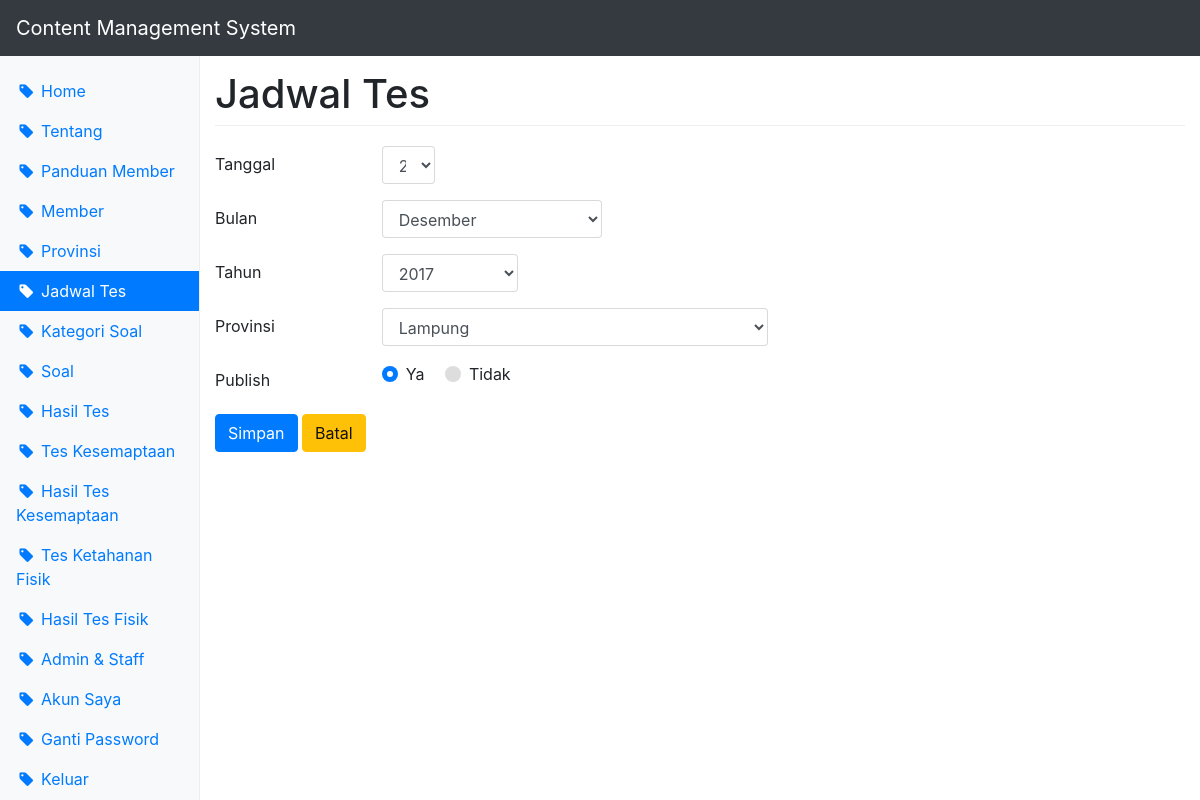
/cms/?page=jadwal&act=edit&id_jadwal=10 (signed in), run on an earlier commit of the app's database.
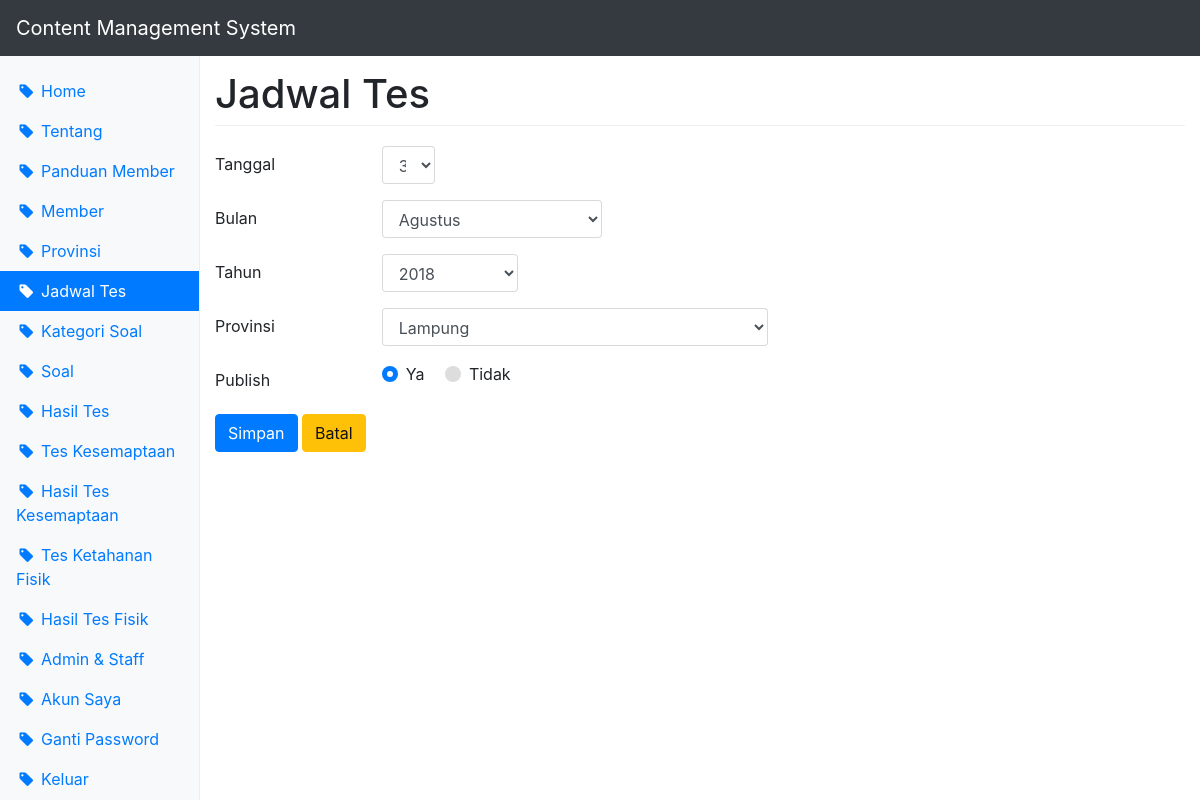
And on a later commit of the database.
### tables this page shows
CREATE TABLE `jadwal` (
  `id_jadwal` int(11) NOT NULL,
  `tgl` varchar(2) NOT NULL,
  `bln` varchar(20) NOT NULL,
  `thn` varchar(4) NOT NULL,
  `provinsi` varchar(100) NOT NULL,
  `publish` enum('Ya','Tidak') NOT NULL
);

CREATE TABLE `provinsi` (
  `id_provinsi` int(11) NOT NULL,
  `nama_provinsi` varchar(100) NOT NULL
);

### cms/jadwal_edit.php (called while the page is built, shortened)
<?php
include 'jadwal_form.php';
?>

### cms/jadwal_form.php (the view, shortened to what this page needs)
<?php if($act=='edit'){ $jadwal = $db->query("select * from jadwal where id_jadwal='{$_GET['id_jadwal']}' limit 1")->fetch_assoc(); } ?>
<form method="post" action="">
  <div class="form-group row">
    <label class="col-md-2 col-form-label">Tanggal</label>
    <div class="col-md-1">
      <select type="text" class="form-control" name="tgl" required>
				<?php
					for($tg = 1; $tg <= 31; $tg++){
						echo '<option value="'.$tg.'"';
						if($tg == $jadwal['tgl']){ echo ' selected'; }
						echo '>'.$tg.'</option>';
					}
				?>
			</select>
    </div>
  </div>
  <div class="form-group row">
    <label class="col-md-2 col-form-label">Bulan</label>
    <div class="col-md-3">
      <select type="text" class="form-control" name="bln" required>
				<?php
					$blAr = array('Januari', 'Februari', 'Maret', 'April', 'Mei', 'Juni', 'Juli', 'Agustus', 'September', 'Oktober', 'November', 'Desember');
					foreach($blAr as $bl){
						echo '<option value="'.$bl.'"';
						if($bl == $jadwal['bln']){ echo ' selected'; }
						echo '>'.$bl.'</option>';
					}
				?>
			</select>
    </div>
  </div>
  <div class="form-group row">
    <label class="col-md-2 col-form-label">Tahun</label>
    <div class="col-md-2">
       <select type="text" class="form-control" name="thn" required>
				<?php
					for($th = 2017; $th <= 2030; $th++){
						echo '<option value="'.$th.'"';
						if($th == $jadwal['thn']){ echo ' selected'; }
						echo '>'.$th.'</option>';
					}
				?>
			</select>
    </div>
  </div>
  <div class="form-group row">
    <label class="col-md-2 col-form-label">Provinsi</label>
    <div class="col-md-5">
       <select type="text" class="form-control" name="provinsi" required>
				<?php
					$getprov = $db->query("select * from provinsi order by nama_provinsi");
					while($prov = $getprov->fetch_assoc()){
						echo '<option value="'.$prov['nama_provinsi'].'"';
						if($prov['nama_provinsi'] == $jadwal['provinsi']){ echo ' selected'; }
						echo '>'.$prov['nama_provinsi'].'</option>';
					}
				?>
			</select>
    </div>
  </div>
  <div class="form-group row">
    <label class="col-md-2 col-form-label">Publish</label>
    <div class="col-md-10">
      <label class="custom-control custom-radio">
        <span class="custom-control-indicator"></span>
        <span class="custom-control-description">Ya</span>
      </label>
      <label class="custom-control custom-radio">
        <span class="custom-control-indicator"></span>
        <span class="custom-control-description">Tidak</span>
      </label>
    </div>
  </div>
  <button type="submit" class="btn btn-primary" name="simpan">Simpan</button>
  <a href="?page=jadwal" class="btn btn-warning">Batal</a>
</form>

What changed in the data, as far as the page shows it:
changed jadwal "Lampung": tgl "28" → "31"; bln "Desember" → "Agustus"; thn "2017" → "2018"
